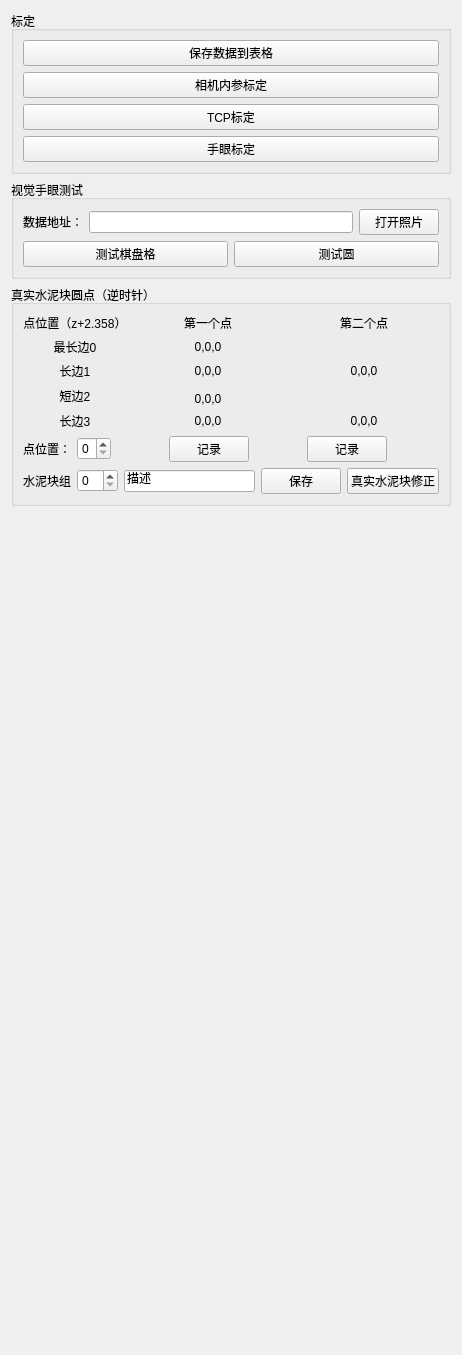
      <widget class="QWidget" name="tab_5">
       <attribute name="title">
        <string>视觉</string>
       </attribute>
       <layout class="QVBoxLayout" name="verticalLayout_10">
        <item>
         <widget class="QGroupBox" name="groupBox_15">
          <property name="title">
           <string>标定</string>
          </property>
          <layout class="QVBoxLayout" name="verticalLayout_12">
           <item>
            <widget class="QPushButton" name="btnSaveCalibrationData">
             <property name="text">
              <string>保存数据到表格</string>
             </property>
            </widget>
           </item>
           <item>
            <widget class="QPushButton" name="btnCameraParamsCalibrator">
             <property name="text">
              <string>相机内参标定</string>
             </property>
            </widget>
           </item>
           <item>
            <widget class="QPushButton" name="btnTCPCalibration">
             <property name="text">
              <string>TCP标定</string>
             </property>
            </widget>
           </item>
           <item>
            <widget class="QPushButton" name="btnEyeInHandCalibration">
             <property name="text">
              <string>手眼标定</string>
             </property>
            </widget>
           </item>
          </layout>
         </widget>
        </item>
        <item>
         <widget class="QGroupBox" name="groupBox_13">
          <property name="title">
           <string>视觉手眼测试</string>
          </property>
          <layout class="QVBoxLayout" name="verticalLayout_9">
           <item>
            <layout class="QHBoxLayout" name="horizontalLayout_18">
             <item>
              <widget class="QLabel" name="label_61">
               <property name="text">
                <string>数据地址：</string>
               </property>
              </widget>
             </item>
             <item>
              <widget class="QLineEdit" name="LineEditPhotoAddress">
               <property name="sizePolicy">
                <sizepolicy hsizetype="Expanding" vsizetype="Fixed">
                 <horstretch>1</horstretch>
                 <verstretch>0</verstretch>
                </sizepolicy>
               </property>
               <property name="minimumSize">
                <size>
                 <width>100</width>
                 <height>0</height>
                </size>
               </property>
               <property name="text">
                <string/>
               </property>
              </widget>
             </item>
             <item>
              <widget class="QPushButton" name="btnOpenPhoto">
               <property name="text">
                <string>打开照片</string>
               </property>
              </widget>
             </item>
            </layout>
           </item>
           <item>
            <layout class="QHBoxLayout" name="horizontalLayout_17">
             <item>
              <widget class="QPushButton" name="btnTestChess">
               <property name="text">
                <string>测试棋盘格</string>
               </property>
              </widget>
             </item>
             <item>
              <widget class="QPushButton" name="btnTestCircle">
               <property name="text">
                <string>测试圆</string>
               </property>
              </widget>
             </item>
            </layout>
           </item>
          </layout>
         </widget>
        </item>
        <item>
         <widget class="QGroupBox" name="groupBox_14">
          <property name="sizePolicy">
           <sizepolicy hsizetype="Preferred" vsizetype="Preferred">
            <horstretch>0</horstretch>
            <verstretch>1</verstretch>
           </sizepolicy>
          </property>
          <property name="title">
           <string>真实水泥块圆点（逆时针）</string>
          </property>
          <layout class="QGridLayout" name="gridLayout_14">
           <item row="0" column="0">
            <layout class="QGridLayout" name="gridLayout_15">
             <item row="0" column="2">
              <widget class="QLabel" name="label_62">
               <property name="text">
                <string>第二个点</string>
               </property>
               <property name="alignment">
                <set>Qt::AlignCenter</set>
               </property>
              </widget>
             </item>
             <item row="7" column="2">
              <widget class="QLabel" name="lblBlockPosi31">
               <property name="minimumSize">
                <size>
                 <width>150</width>
                 <height>0</height>
                </size>
               </property>
               <property name="text">
                <string>0,0,0</string>
               </property>
               <property name="alignment">
                <set>Qt::AlignCenter</set>
               </property>
              </widget>
             </item>
             <item row="0" column="1">
              <widget class="QLabel" name="label_63">
               <property name="sizePolicy">
                <sizepolicy hsizetype="Preferred" vsizetype="Preferred">
                 <horstretch>0</horstretch>
                 <verstretch>1</verstretch>
                </sizepolicy>
               </property>
               <property name="sizeIncrement">
                <size>
                 <width>2</width>
                 <height>0</height>
                </size>
               </property>
               <property name="text">
                <string>第一个点</string>
               </property>
               <property name="alignment">
                <set>Qt::AlignCenter</set>
               </property>
              </widget>
             </item>
             <item row="0" column="0">
              <widget class="QLabel" name="label_64">
               <property name="text">
                <string>点位置（z+2.358）</string>
               </property>
               <property name="alignment">
                <set>Qt::AlignCenter</set>
               </property>
              </widget>
             </item>
             <item row="7" column="1">
              <widget class="QLabel" name="lblBlockPosi30">
               <property name="sizePolicy">
                <sizepolicy hsizetype="Preferred" vsizetype="Preferred">
                 <horstretch>0</horstretch>
                 <verstretch>1</verstretch>
                </sizepolicy>
               </property>
               <property name="minimumSize">
                <size>
                 <width>150</width>
                 <height>0</height>
                </size>
               </property>
               <property name="text">
                <string>0,0,0</string>
               </property>
               <property name="alignment">
                <set>Qt::AlignCenter</set>
               </property>
              </widget>
             </item>
             <item row="5" column="0" rowspan="2">
              <widget class="QLabel" name="label_65">
               <property name="text">
                <string>短边2</string>
               </property>
               <property name="alignment">
                <set>Qt::AlignCenter</set>
               </property>
              </widget>
             </item>
             <item row="1" column="1">
              <widget class="QLabel" name="lblBlockPosi00">
               <property name="sizePolicy">
                <sizepolicy hsizetype="Preferred" vsizetype="Preferred">
                 <horstretch>0</horstretch>
                 <verstretch>1</verstretch>
                </sizepolicy>
               </property>
               <property name="minimumSize">
                <size>
                 <width>150</width>
                 <height>0</height>
                </size>
               </property>
               <property name="text">
                <string>0,0,0</string>
               </property>
               <property name="alignment">
                <set>Qt::AlignCenter</set>
               </property>
              </widget>
             </item>
             <item row="7" column="0">
              <widget class="QLabel" name="label_66">
               <property name="text">
                <string>长边3</string>
               </property>
               <property name="alignment">
                <set>Qt::AlignCenter</set>
               </property>
              </widget>
             </item>
             <item row="6" column="1">
              <widget class="QLabel" name="lblBlockPosi20">
               <property name="sizePolicy">
                <sizepolicy hsizetype="Preferred" vsizetype="Preferred">
                 <horstretch>0</horstretch>
                 <verstretch>1</verstretch>
                </sizepolicy>
               </property>
               <property name="minimumSize">
                <size>
                 <width>150</width>
                 <height>0</height>
                </size>
               </property>
               <property name="text">
                <string>0,0,0</string>
               </property>
               <property name="alignment">
                <set>Qt::AlignCenter</set>
               </property>
              </widget>
             </item>
             <item row="1" column="0">
              <widget class="QLabel" name="label_67">
               <property name="text">
                <string>最长边0</string>
               </property>
               <property name="alignment">
                <set>Qt::AlignCenter</set>
               </property>
              </widget>
             </item>
             <item row="2" column="1">
              <widget class="QLabel" name="lblBlockPosi10">
               <property name="sizePolicy">
                <sizepolicy hsizetype="Preferred" vsizetype="Preferred">
                 <horstretch>0</horstretch>
                 <verstretch>1</verstretch>
                </sizepolicy>
               </property>
               <property name="minimumSize">
                <size>
                 <width>150</width>
                 <height>0</height>
                </size>
               </property>
               <property name="text">
                <string>0,0,0</string>
               </property>
               <property name="alignment">
                <set>Qt::AlignCenter</set>
               </property>
              </widget>
             </item>
             <item row="2" column="0">
              <widget class="QLabel" name="label_68">
               <property name="text">
                <string>长边1</string>
               </property>
               <property name="alignment">
                <set>Qt::AlignCenter</set>
               </property>
              </widget>
             </item>
             <item row="2" column="2">
              <widget class="QLabel" name="lblBlockPosi11">
               <property name="minimumSize">
                <size>
                 <width>150</width>
                 <height>0</height>
                </size>
               </property>
               <property name="text">
                <string>0,0,0</string>
               </property>
               <property name="alignment">
                <set>Qt::AlignCenter</set>
               </property>
              </widget>
             </item>
            </layout>
           </item>
           <item row="1" column="0">
            <layout class="QHBoxLayout" name="horizontalLayout_19">
             <item>
              <widget class="QLabel" name="label_69">
               <property name="text">
                <string>点位置：</string>
               </property>
              </widget>
             </item>
             <item>
              <widget class="QSpinBox" name="spbBlockCircleNum">
               <property name="maximum">
                <number>3</number>
               </property>
              </widget>
             </item>
             <item>
              <spacer name="horizontalSpacer_3">
               <property name="orientation">
                <enum>Qt::Horizontal</enum>
               </property>
               <property name="sizeHint" stdset="0">
                <size>
                 <width>40</width>
                 <height>20</height>
                </size>
               </property>
              </spacer>
             </item>
             <item>
              <widget class="QPushButton" name="btnRecordCircleUpperBlock">
               <property name="text">
                <string>记录</string>
               </property>
              </widget>
             </item>
             <item>
              <spacer name="horizontalSpacer_5">
               <property name="orientation">
                <enum>Qt::Horizontal</enum>
               </property>
               <property name="sizeHint" stdset="0">
                <size>
                 <width>40</width>
                 <height>20</height>
                </size>
               </property>
              </spacer>
             </item>
             <item>
              <widget class="QPushButton" name="btnRecordCircleLowerBlock">
               <property name="text">
                <string>记录</string>
               </property>
              </widget>
             </item>
             <item>
              <spacer name="horizontalSpacer_6">
               <property name="orientation">
                <enum>Qt::Horizontal</enum>
               </property>
               <property name="sizeHint" stdset="0">
                <size>
                 <width>40</width>
                 <height>20</height>
                </size>
               </property>
              </spacer>
             </item>
            </layout>
           </item>
           <item row="2" column="0">
            <layout class="QHBoxLayout" name="horizontalLayout_20">
             <item>
              <widget class="QLabel" name="label_70">
               <property name="text">
                <string>水泥块组</string>
               </property>
              </widget>
             </item>
             <item>
              <widget class="QSpinBox" name="spbBlockGroupCircleNum"/>
             </item>
             <item>
              <widget class="QLineEdit" name="BlockCircleDescription">
               <property name="minimumSize">
                <size>
                 <width>100</width>
                 <height>0</height>
                </size>
               </property>
               <property name="text">
                <string>描述</string>
               </property>
              </widget>
             </item>
             <item>
              <widget class="QPushButton" name="btnSaveCircleBlock">
               <property name="text">
                <string>保存</string>
               </property>
              </widget>
             </item>
             <item>
              <widget class="QPushButton" name="btnSetRealCircleBlock">
               <property name="text">
                <string>真实水泥块修正</string>
               </property>
              </widget>
             </item>
            </layout>
           </item>
          </layout>
         </widget>
        </item>
        <item>
         <spacer name="verticalSpacer">
          <property name="orientation">
           <enum>Qt::Vertical</enum>
          </property>
          <property name="sizeHint" stdset="0">
           <size>
            <width>20</width>
            <height>838</height>
           </size>
          </property>
         </spacer>
        </item>
       </layout>
      </widget>
